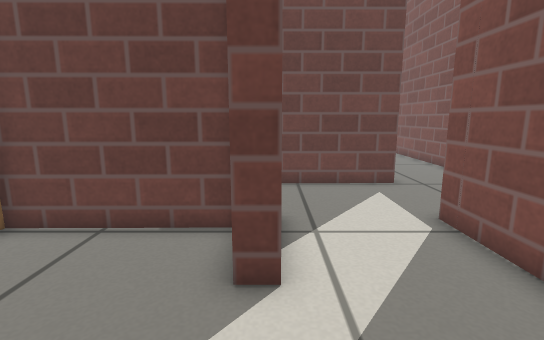
View 1 (above)

18 first-person views from a walk through a robot-simulator world made for Gazebo. The camera is 0.52 m above the floor, tilts 10° down and sees 85° across. The floor is counted in squares, 0.2 m on a side. Each view is taken from the middle of a square. On the plan, view 1 faces up. The plan holds only what a view shows up to about 19 squares ahead; the rest is blank. Gazebo's built-in surfaces are drawn with simple patterns.

View 2
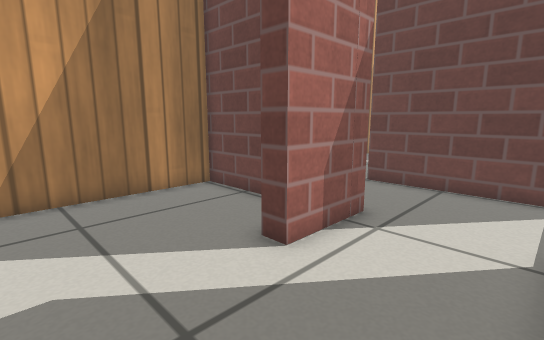

View 3
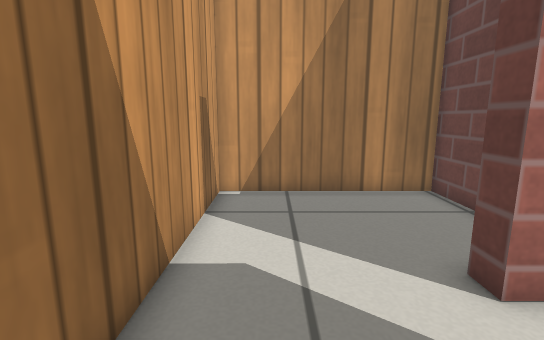

View 4
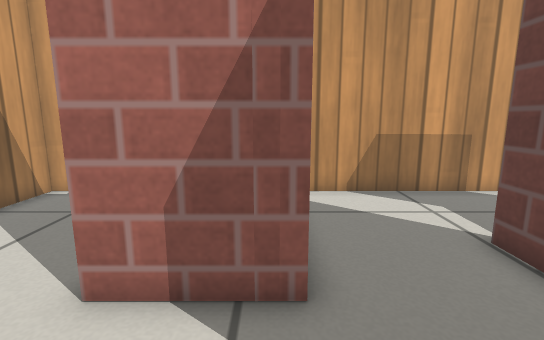

View 5
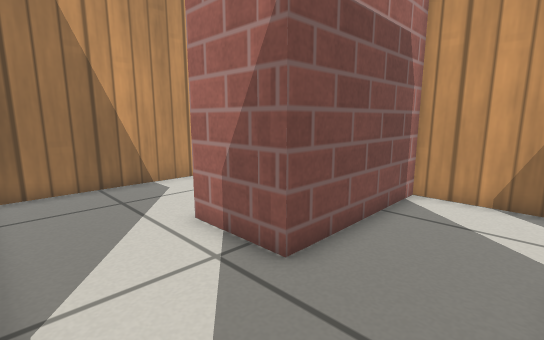

View 6
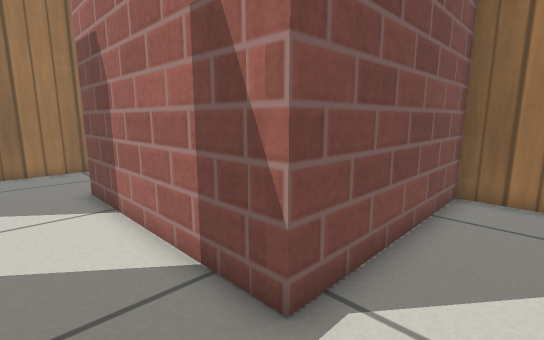

View 7
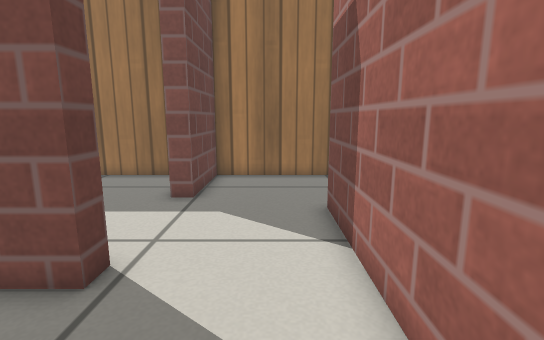

View 8
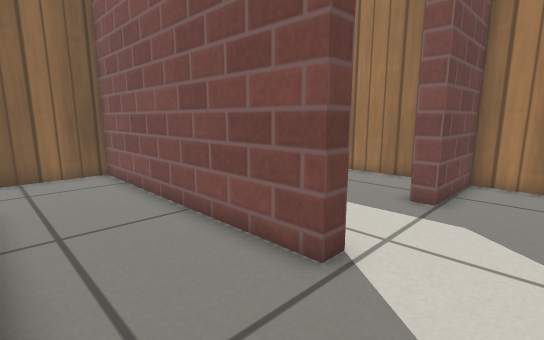

View 9
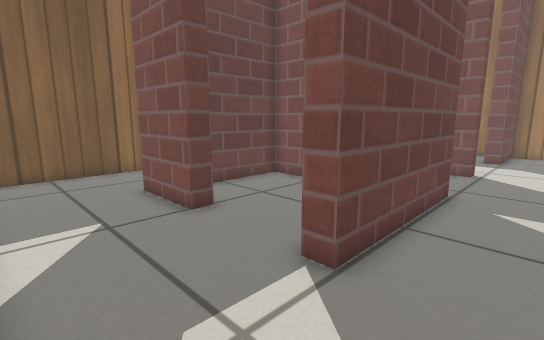

View 10
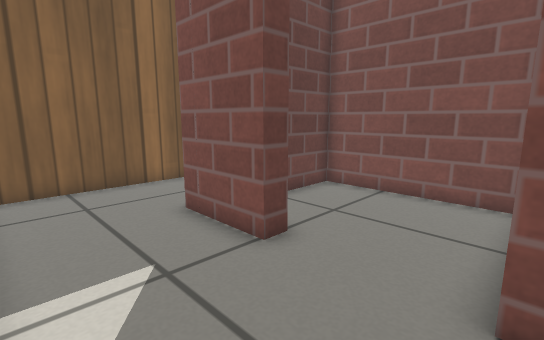

View 11
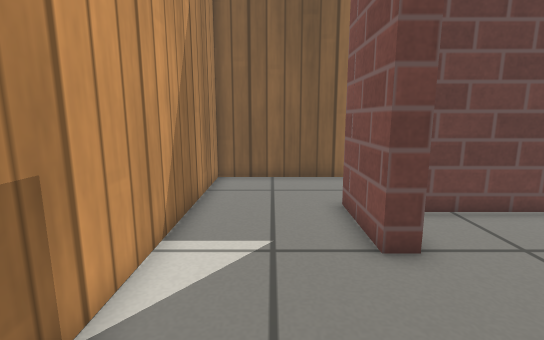

View 12
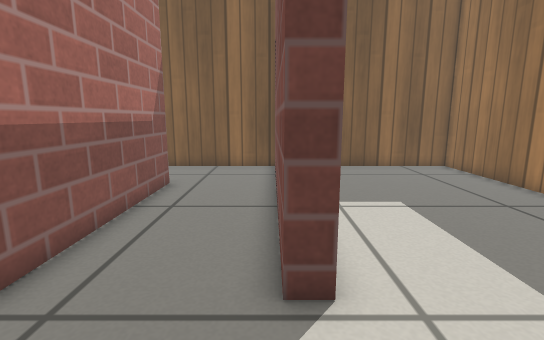

View 13
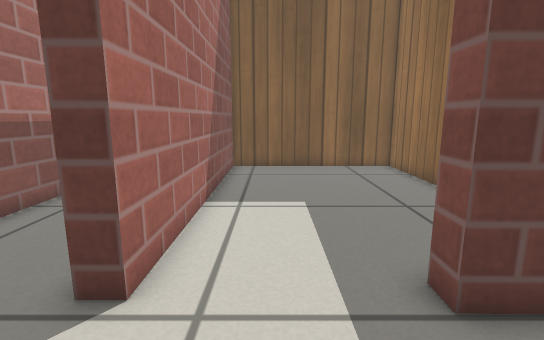

View 14
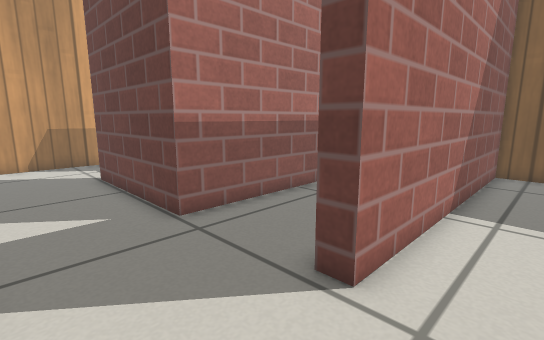

View 15
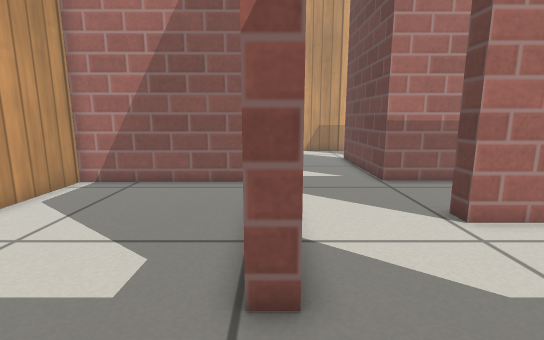

View 16
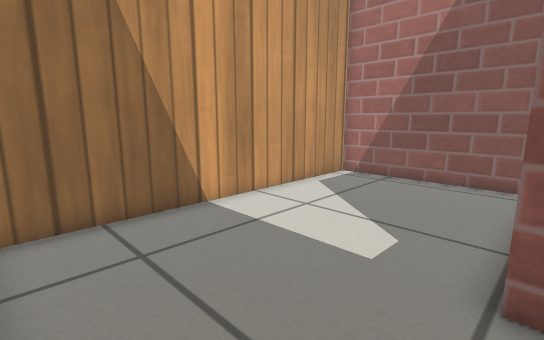

View 17
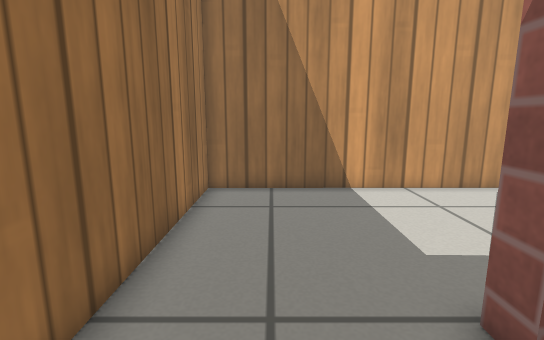

View 18
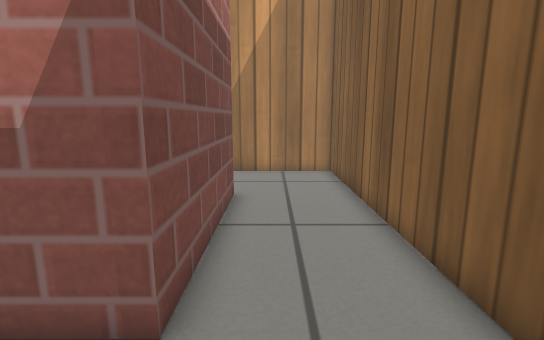

### Floor plan
Points are (right, up) in squares from view 1. A wall is a line through its corners. A room is listed if a view was taken in it or the views show most of it. See-through windows are left out.
Room 1 (view 1)
walls: (0.1, 4.3) (-0.6, 4.3); (-1, 6.7) (-6.3, 6.7) (-6.3, -0.9) (0.4, -0.8)
ways out: opening at (0, 2) to room 2
Room 2 (views 2, 3, 4, 5, 6)
walls: (0.1, 7.4) (0.1, 4.3); (4.9, 11.6) (0.5, 11.6); (0.4, -0.8) (4.4, -0.8) (4.3, 7.4)
ways out: opening at (0, 2) to room 1; opening at (5, 9.5) to room 3; opening at (-0.5, 9.5) to room 4
Room 3 (views 7, 8, 12, 18)
walls: (-1, 16.4) (-1.9, 16.4) (-1.9, 19.7) (4.9, 19.7) (4.9, 11.6); (9.9, 11.8) (9.2, 11.8) (9.2, 23.9) (-6.4, 23.9) (-6.3, 12.6); (4.3, 7.4) (10.4, 7.4)
ways out: opening at (5, 9.5) to room 2; opening at (-4, 12) to room 4; opening at (9.5, 9.5) to room 5; opening at (-1, 14.5) to room 8
Room 4 (views 9, 10, 11)
walls: (0.5, 11.6) (-1.9, 11.6) (-1.9, 12.4); (-6.3, 12.6) (-6.3, 7.4) (0.1, 7.4)
ways out: opening at (-0.5, 9.5) to room 2; opening at (-4, 12) to room 3
Room 5 (views 13, 14, 17)
walls: (10.4, 7.4) (13.4, 7.4); (18.4, 7.5) (18.4, 11.7) (14.5, 11.8) (14.5, 12.4)
ways out: opening at (9.5, 9.5) to room 3; opening at (16, 7) to room 6; opening at (12.5, 12) to room 7
Room 6 (views 15, 16)
walls: (13.4, 7.4) (13.4, 6.6); (5.1, 6.1) (5.1, -0.8) (18.4, -0.8) (18.4, 7.5)
ways out: opening at (16, 7) to room 5
Room 7 (no view inside)
walls: (18.4, 13.6) (18.4, 23.9) (9.9, 23.9) (9.9, 11.8)
ways out: opening at (12.5, 12) to room 5
Room 8 (no view inside)
walls: (4.3, 12.8) (4.3, 18.9) (0.2, 18.9)
ways out: opening at (-1, 14.5) to room 3

Positions as (right, up) in squares from view 1, and headings:
1: (0, 0), facing up
2: (4, 0), facing up-left
3: (4, 1), facing left
4: (4, 7), facing left
5: (4, 11), facing down-left
6: (2, 10), facing down-right
7: (5, 9), facing right
8: (5, 9), facing up-right
9: (-6, 9), facing up-right
10: (-6, 12), facing up-right
11: (-4, 11), facing up
12: (9, 8), facing up
13: (12, 8), facing up
14: (12, 8), facing up-left
15: (17, 7), facing left
16: (18, 7), facing down-left
17: (16, 10), facing down
18: (8, 21), facing left
